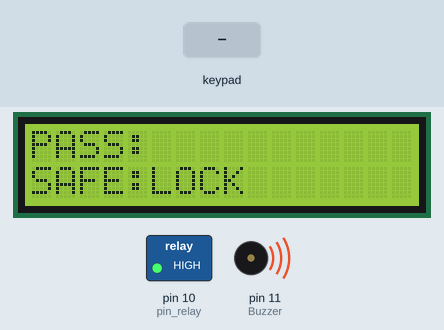
Simulated run of this sketch. Board: Arduino Uno, built with avr-gcc and run on an emulated ATmega328P. On the bench: 16×2 character LCD, switched loads named in the sketch (green lamp = pin HIGH), buzzer (waves = sounding, pin HIGH). The test bench sets the inputs (shaded band). What the sketch prints to the serial monitor is not drawn.

Above: at 1.2 s.
1.3 s: keypad keys 0 0 0 0 # pressed 0.4 s apart
At 3.3 s:
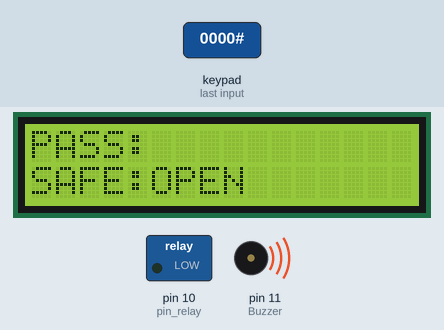
4.8 s: key '1' pressed
At 6.0 s:
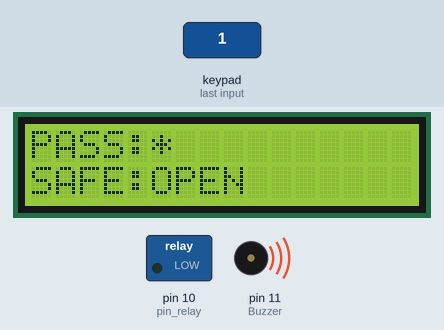
6.3 s: keypad keys 0 0 0 0 pressed 0.4 s apart
At 7.9 s:
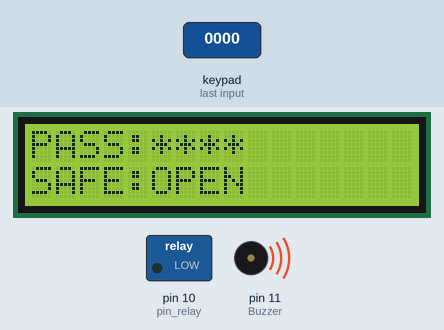
9.4 s: key '#' pressed
At 9.7 s:
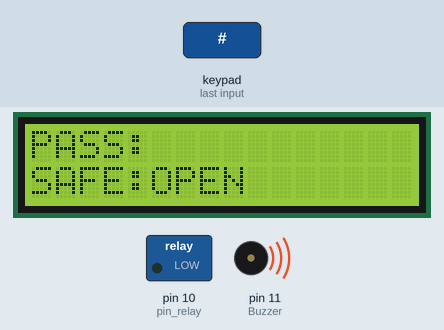
10.9 s: key '4' pressed
At 11.9 s:
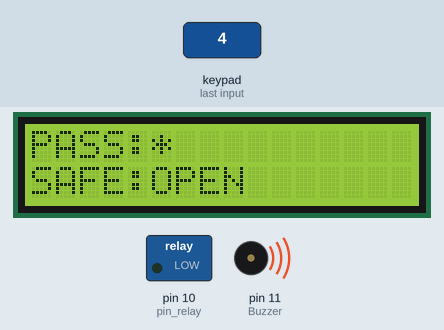
Timing chart, 0 to 13.4 s (numbered marks = the images above; inputs shaded):
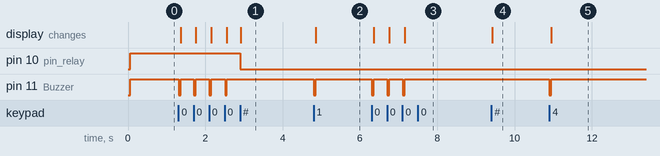

The sketch:

KeyPad_1.ino
```cpp
#include <LiquidCrystal_I2C.h>
#include <Key.h>
#include <Keypad.h>

String A ;
LiquidCrystal_I2C LCD1(0x3F,16,2);
int Buzzer = 11;

const byte ROWS = 4;
const byte COLS = 4;
char keys[ROWS][COLS] = {
  {'1','2','3','A'},
  {'4','5','6','B'},
  {'7','8','9','C'},
  {'*','0','#','D'}
};
byte rowPins[ROWS] = {9, 8, 7, 6}; //connect to the row pinouts of the keypad
byte colPins[COLS] = {5, 4, 3, 2}; //connect to the column pinouts of the keypad

Keypad keypad = Keypad( makeKeymap(keys), rowPins, colPins, ROWS, COLS );

volatile int couter=0;
volatile bool state=true;
volatile bool relay=false;
volatile int pin_relay=10;

//-------------------------------------------
void setup(){
  LCD1.begin();
  Serial.begin(9600);
  pinMode(Buzzer,OUTPUT);
  pinMode(pin_relay,OUTPUT);
  digitalWrite(Buzzer,HIGH); //  Off Buzzer
  digitalWrite(pin_relay,HIGH);
  pinMode (11,OUTPUT);
  digitalWrite (11,HIGH);
}

//--------------------------------------------
void loop()
{
  state=true;

  LCD1.clear();
  LCD1.setCursor(0,1);
  if(relay==false)
  {
    digitalWrite(pin_relay,HIGH);
    LCD1.print("SAFE:LOCK");
  }
  else
  {
    digitalWrite(pin_relay,LOW);
    LCD1.print("SAFE:OPEN");
  }

  LCD1.setCursor(0,0);
  LCD1.print("PASS:");

  while(state==true)
  {
    char key;
    key = keypad.getKey();

     if(key != NO_KEY)
     {
      if(key!='A'&&key!='B'&&key!='C'&&key!='D'&&key!='#'&&key!='*'&&couter<4)
      {
        Beep();
        A+=key;
        couter++;
        LCD1.print("*");
        Serial.println(A+String(couter));
      }
     }
     if(couter==4&&key=='#')
     {
      if(A=="0000")
      {
        relay=true;
      }
      else
      {
        if(A=="1111")
        {
          relay=false;
        }
      }
      A="";
      couter=0;
      state=false;
     }
  }
}
//----------------------------------------------
void Beep()
{
  digitalWrite(Buzzer,LOW);delay(50);
  digitalWrite(Buzzer,HIGH);
}
```

Measured:
- after the input at 1.3 s, pin 10 (pin_relay): HIGH → LOW after 1.6 s; pin 11 (Buzzer): alternates HIGH for 0.35 s and LOW for 0.05 s, 8 changes in all, then stays HIGH, starting at once; the display: first changes after 0.06 s (image 1 shows a later state)
- after the input at 4.8 s, pin 11 (Buzzer): HIGH → LOW at once, → HIGH 0.05 s later; the display: changes after 0.05 s (image 2)
- after the input at 6.3 s, pin 11 (Buzzer): alternates HIGH for 0.35 s and LOW for 0.05 s, 6 changes in all, then stays HIGH, starting at once; the display: first changes after 0.05 s (image 3 shows a later state)
- after the input at 9.4 s, the display: changes at once (image 4)
- after the input at 10.9 s, pin 11 (Buzzer): HIGH → LOW at once, → HIGH 0.05 s later; the display: changes after 0.05 s (image 5)
